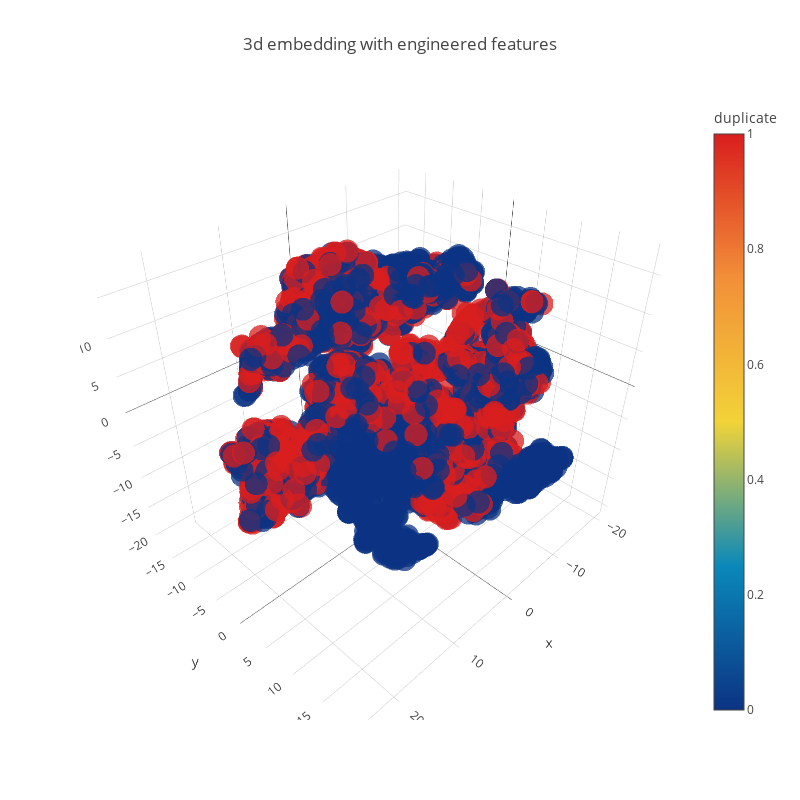

Notebook code cell kept with this figure:
### Code cell
trace1 = go.Scatter3d(
    x=tsne3d[:,0],
    y=tsne3d[:,1],
    z=tsne3d[:,2],
    mode='markers',
    marker=dict(
        sizemode='diameter',
        color = y,
        colorscale = 'Portland',
        colorbar = dict(title = 'duplicate'),
        line=dict(color='rgb(255, 255, 255)'),
        opacity=0.75
    )
)

data=[trace1]
layout=dict(height=800, width=800, title='3d embedding with engineered features')
fig=dict(data=data, layout=layout)
py.iplot(fig, filename='3DBubble')

### Figure 1 — Plotly figure (JSON) as saved in the notebook; plotly's stock layout.template omitted (floating-point values rounded to 4 significant figures; data arrays with more than 128 entries replaced by an {"elided": "..."} marker saying what was removed)
{"data": [{"marker": {"color": {"elided": "5000 int values"}, "colorbar": {"title": {"text": "duplicate"}}, "colorscale": "Portland", "line": {"color": "rgb(255, 255, 255)"}, "opacity": 0.75, "sizemode": "diameter"}, "mode": "markers", "type": "scatter3d", "uid": "63070435-e5b9-4ed8-95bf-1d48961c0412", "x": {"elided": "5000 float values"}, "y": {"elided": "5000 float values"}, "z": {"elided": "5000 float values"}}], "layout": {"height": 800, "title": {"text": "3d embedding with engineered features"}, "width": 800}}
